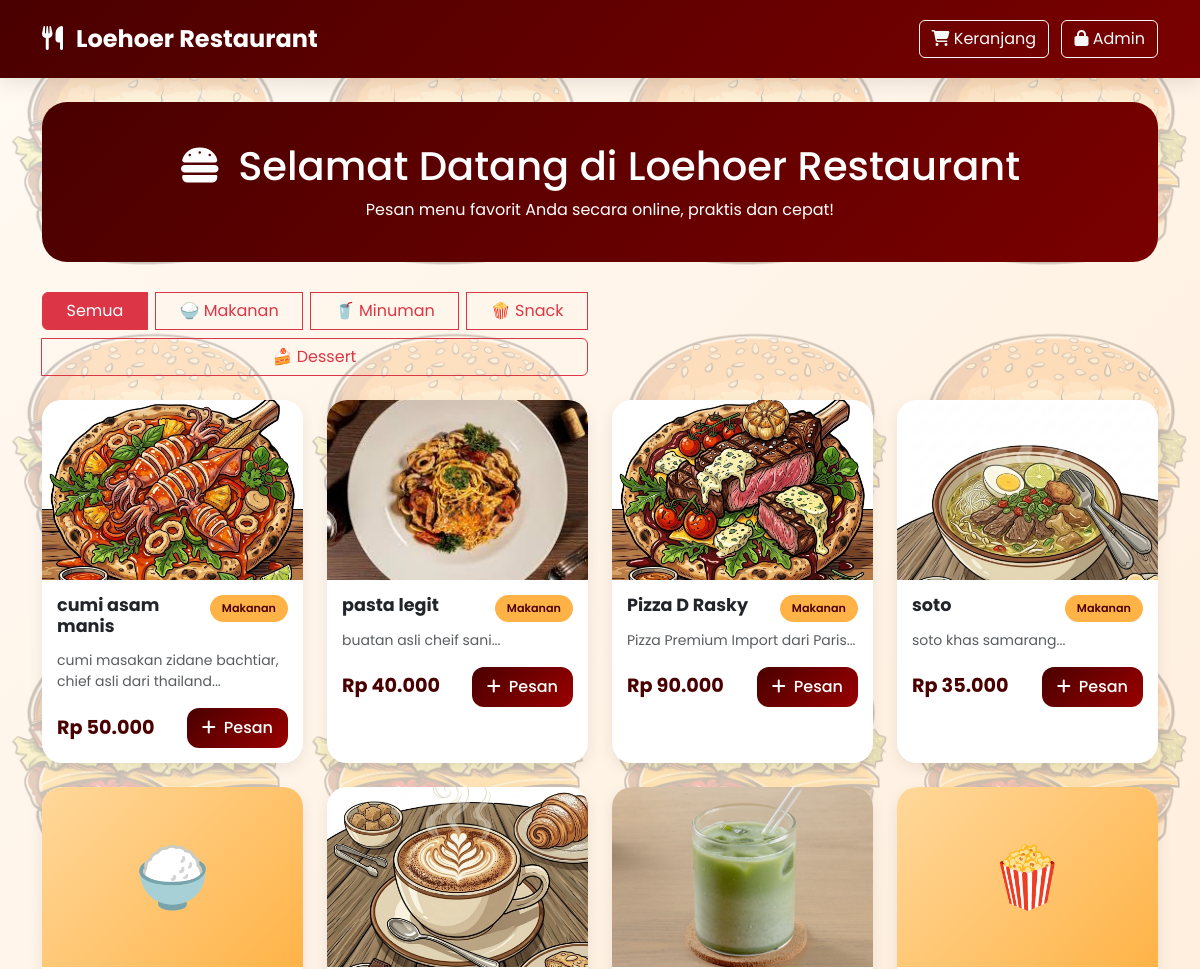
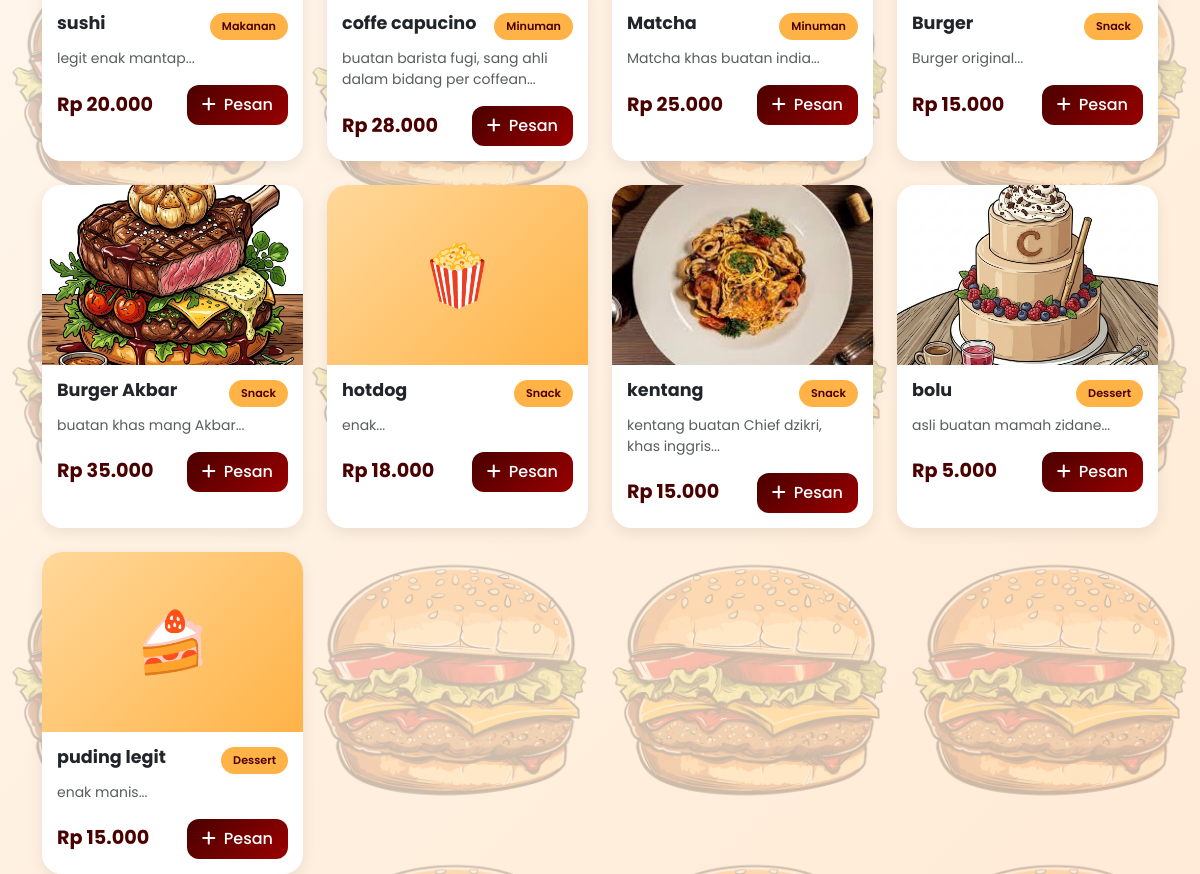
The page /index_pembeli.php on the database its author committed (2 pictures, top to bottom).
### tables this page shows
CREATE TABLE `menu` (
  `id` int NOT NULL AUTO_INCREMENT,
  `nama_menu` varchar(100) NOT NULL,
  `kategori` enum('Makanan','Minuman','Snack','Dessert') NOT NULL,
  `harga` decimal(10,2) NOT NULL,
  `deskripsi` text,
  `gambar` varchar(255) DEFAULT NULL,
  `created_at` timestamp NULL DEFAULT CURRENT_TIMESTAMP,
  PRIMARY KEY (`id`)
);

### index_pembeli.php (the view, shortened to what this page needs)
<?php
require_once 'database.php';
$query = "SELECT * FROM menu ORDER BY kategori, nama_menu";
$result = mysqli_query($conn, $query);
?>
<!DOCTYPE html>
<html lang="id">
<head>
    <link href="https://cdn.jsdelivr.net/npm/bootstrap@5.3.0/dist/css/bootstrap.min.css" rel="stylesheet">
    <link rel="stylesheet" href="https://cdnjs.cloudflare.com/ajax/libs/font-awesome/6.4.0/css/all.min.css">
</head>
<body>
<nav class="navbar navbar-expand-lg sticky-top">
    <div class="container">
        <a class="navbar-brand" href="index_pembeli.php">
            <i class="fas fa-utensils me-2"></i> Loehoer Restaurant
        </a>
        <div class="ms-auto">
            <a href="keranjang.php" class="btn btn-outline-light position-relative">
                <i class="fas fa-shopping-cart"></i> Keranjang
            </a>
            <a href="login.php" class="btn btn-outline-light ms-2">
                <i class="fas fa-lock"></i> Admin
            </a>
        </div>
    </div>
</nav>
<div class="container mt-4">
    <div class="hero-section text-center">
        <h1><i class="fas fa-hamburger me-2"></i> Selamat Datang di Loehoer Restaurant</h1>
        <p class="mb-0">Pesan menu favorit Anda secara online, praktis dan cepat!</p>
    </div>
    <div class="row mb-4">
        <div class="col-md-6">
            <div class="btn-group flex-wrap gap-2">
                <button class="btn btn-outline-danger btn-filter active" data-kategori="semua">Semua</button>
                <button class="btn btn-outline-danger btn-filter" data-kategori="Makanan">🍚 Makanan</button>
                <button class="btn btn-outline-danger btn-filter" data-kategori="Minuman">🥤 Minuman</button>
                <button class="btn btn-outline-danger btn-filter" data-kategori="Snack">🍿 Snack</button>
                <button class="btn btn-outline-danger btn-filter" data-kategori="Dessert">🍰 Dessert</button>
            </div>
        </div>
    </div>
    <div class="row g-4" id="menuContainer">
        <?php while ($row = mysqli_fetch_assoc($result)): ?>
            <div class="col-md-6 col-lg-4 col-xl-3 menu-item" data-kategori="<?php echo $row['kategori']; ?>">
                <div class="menu-card">
                    <?php if (!empty($row['gambar']) && file_exists('uploads/' . $row['gambar'])): ?>
                        <img src="uploads/<?php echo $row['gambar']; ?>" class="menu-img" alt="<?php echo $row['nama_menu']; ?>">
                    <?php else: ?>
                        <div class="menu-img-placeholder">
                            <?php
                            $emoji = '🍽️';
                            if ($row['kategori'] == 'Makanan') $emoji = '🍚';
                            if ($row['kategori'] == 'Snack') $emoji = '🍿';
                            if ($row['kategori'] == 'Dessert') $emoji = '🍰';
                            echo $emoji;
                            ?>
                        </div>
                    <?php endif; ?>
                    <div class="menu-body">
                        <div class="d-flex justify-content-between align-items-start mb-2">
                            <h5 class="menu-title"><?php echo htmlspecialchars($row['nama_menu']); ?></h5>
                            <span class="badge-custom"><?php echo $row['kategori']; ?></span>
                        </div>
                        <p class="text-muted small"><?php echo htmlspecialchars(substr($row['deskripsi'] ?? '', 0, 60)); ?>...</p>
                        <div class="d-flex justify-content-between align-items-center mt-3">
                            <span class="menu-price">Rp <?php echo number_format($row['harga'], 0, ',', '.'); ?></span>
                            <button class="btn-order" onclick="tambahKeKeranjang(<?php echo $row['id']; ?>, '<?php echo addslashes($row['nama_menu']); ?>', <?php echo $row['harga']; ?>)">
                                <i class="fas fa-plus me-1"></i> Pesan
                            </button>
                        </div>
                    </div>
                </div>
            </div>
        <?php endwhile; ?>
    </div>
</div>
</body>
</html>

### index_pembeli.php (style rules this page uses)
* { margin: 0; padding: 0; box-sizing: border-box; }
body { font-family: 'Poppins', sans-serif; background: linear-gradient(135deg, #fff9f0 0%, #ffe6cc 100%); overflow-x: hidden; position: relative; }
body::before { content: ""; position: fixed; top: 0; left: 0; right: 0; bottom: 0; background-image: url('assets/img/burger.jpeg'); background-repeat: repeat; background-size: 300px; opacity: 0.2; pointer-events: none; z-index: 0; }
body::after { content: ""; position: fixed; top: 0; left: 0; right: 0; bottom: 0; background-image: url('assets/img/minuman.png'); background-repeat: repeat; background-size: 230px; opacity: 0.2; pointer-events: none; z-index: 0; background-position: 75px 75px; }
.container, .navbar, .hero-section { position: relative; z-index: 1; }
.navbar { background: linear-gradient(135deg, #4a0000, #7a0000); padding: 1rem 0; box-shadow: 0 5px 20px rgba(0,0,0,0.1); }
.navbar-brand { color: white !important; font-weight: 700; font-size: 1.5rem; }
.menu-card { background: white; border-radius: 20px; overflow: hidden; transition: all 0.3s ease; box-shadow: 0 5px 15px rgba(0,0,0,0.08); height: 100%; }
.menu-img { width: 100%; height: 180px; object-fit: cover; }
.menu-img-placeholder { width: 100%; height: 180px; background: linear-gradient(135deg, #ffd89b, #ffb347); display: flex; align-items: center; justify-content: center; font-size: 60px; }
.menu-body { padding: 15px; }
.menu-title { font-weight: 700; font-size: 1.1rem; margin-bottom: 5px; }
.menu-price { color: #4a0000; font-weight: 700; font-size: 1.2rem; }
.btn-order { background: linear-gradient(135deg, #4a0000, #9a0000); color: white; border: none; border-radius: 12px; padding: 8px 15px; font-weight: 500; transition: all 0.3s ease; }
.hero-section { background: linear-gradient(135deg, #4a0000, #7a0000); border-radius: 25px; padding: 40px; margin-bottom: 30px; color: white; }
.badge-custom { background: #ffb347; color: #4a0000; padding: 5px 12px; border-radius: 20px; font-size: 0.7rem; font-weight: 600; }

### rows shown on the page
menu: gambar (picture), nama_menu "cumi asam manis", kategori "Makanan", deskripsi "cumi masakan zidane bachtiar, chief asli dari thailand", harga "50.000"
menu: gambar (picture), nama_menu "pasta legit", kategori "Makanan", deskripsi "buatan asli cheif sani", harga "40.000"
menu: gambar (picture), nama_menu "Pizza D Rasky", kategori "Makanan", deskripsi "Pizza Premium Import dari Paris", harga "90.000"
menu: gambar (picture), nama_menu "soto", kategori "Makanan", deskripsi "soto khas samarang", harga "35.000"
menu: kategori "🍚", nama_menu "sushi", kategori "Makanan", deskripsi "legit enak mantap", harga "20.000"
menu: gambar (picture), nama_menu "coffe capucino", kategori "Minuman", deskripsi "buatan barista fugi, sang ahli dalam bidang per coffean", harga "28.000"
menu: gambar (picture), nama_menu "Matcha", kategori "Minuman", deskripsi "Matcha khas buatan india", harga "25.000"
menu: kategori "🍿", nama_menu "Burger", kategori "Snack", deskripsi "Burger original", harga "15.000"
menu: gambar (picture), nama_menu "Burger Akbar", kategori "Snack", deskripsi "buatan khas mang Akbar", harga "35.000"
menu: kategori "🍿", nama_menu "hotdog", kategori "Snack", deskripsi "enak", harga "18.000"
menu: gambar (picture), nama_menu "kentang", kategori "Snack", deskripsi "kentang buatan Chief dzikri, khas inggris", harga "15.000"
menu: gambar (picture), nama_menu "bolu", kategori "Dessert", deskripsi "asli buatan mamah zidane", harga "5.000"
menu: kategori "🍰", nama_menu "puding legit", kategori "Dessert", deskripsi "enak manis", harga "15.000"
